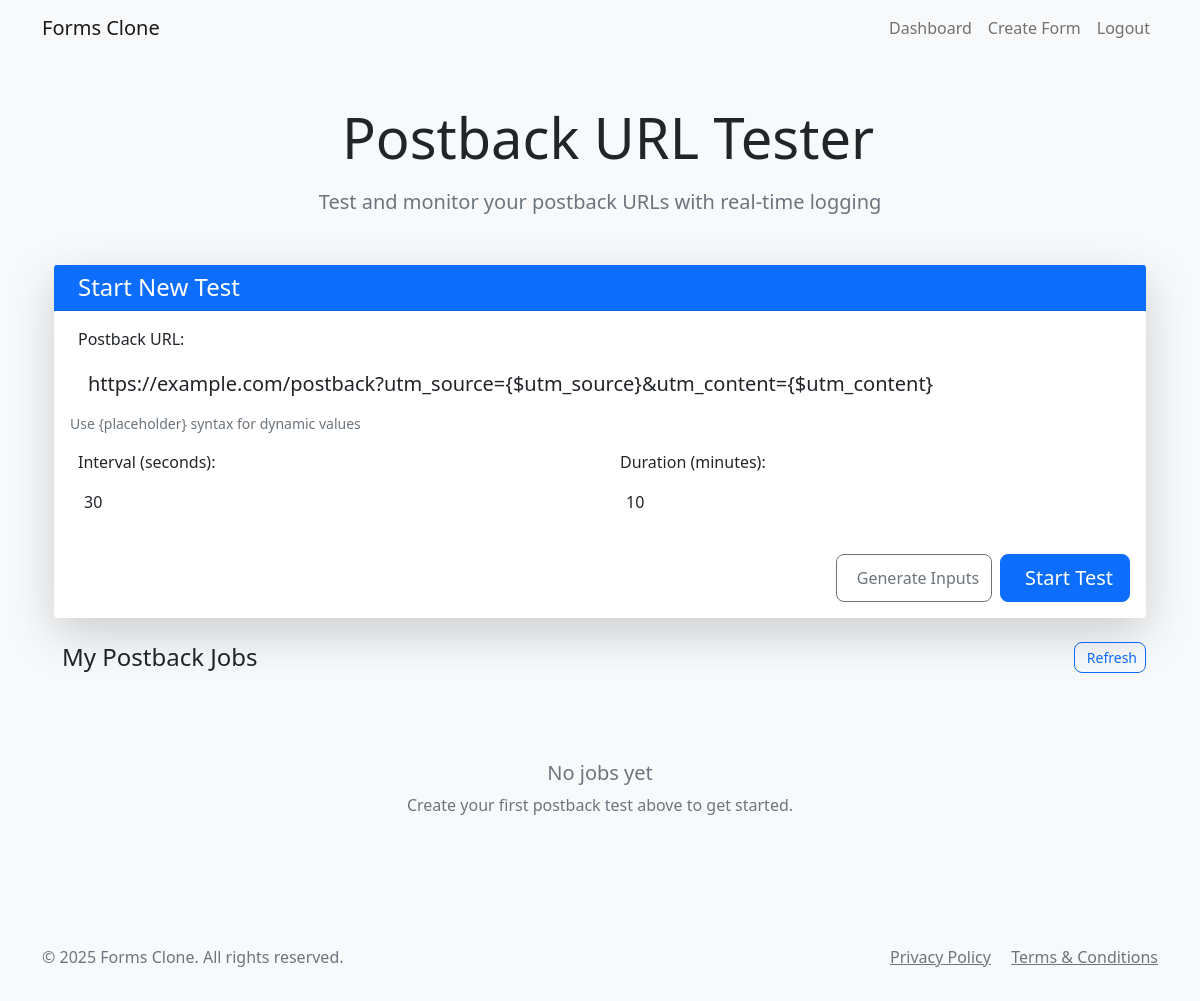
The app's page /postback_tester?postback_id=2 (signed in), older data.
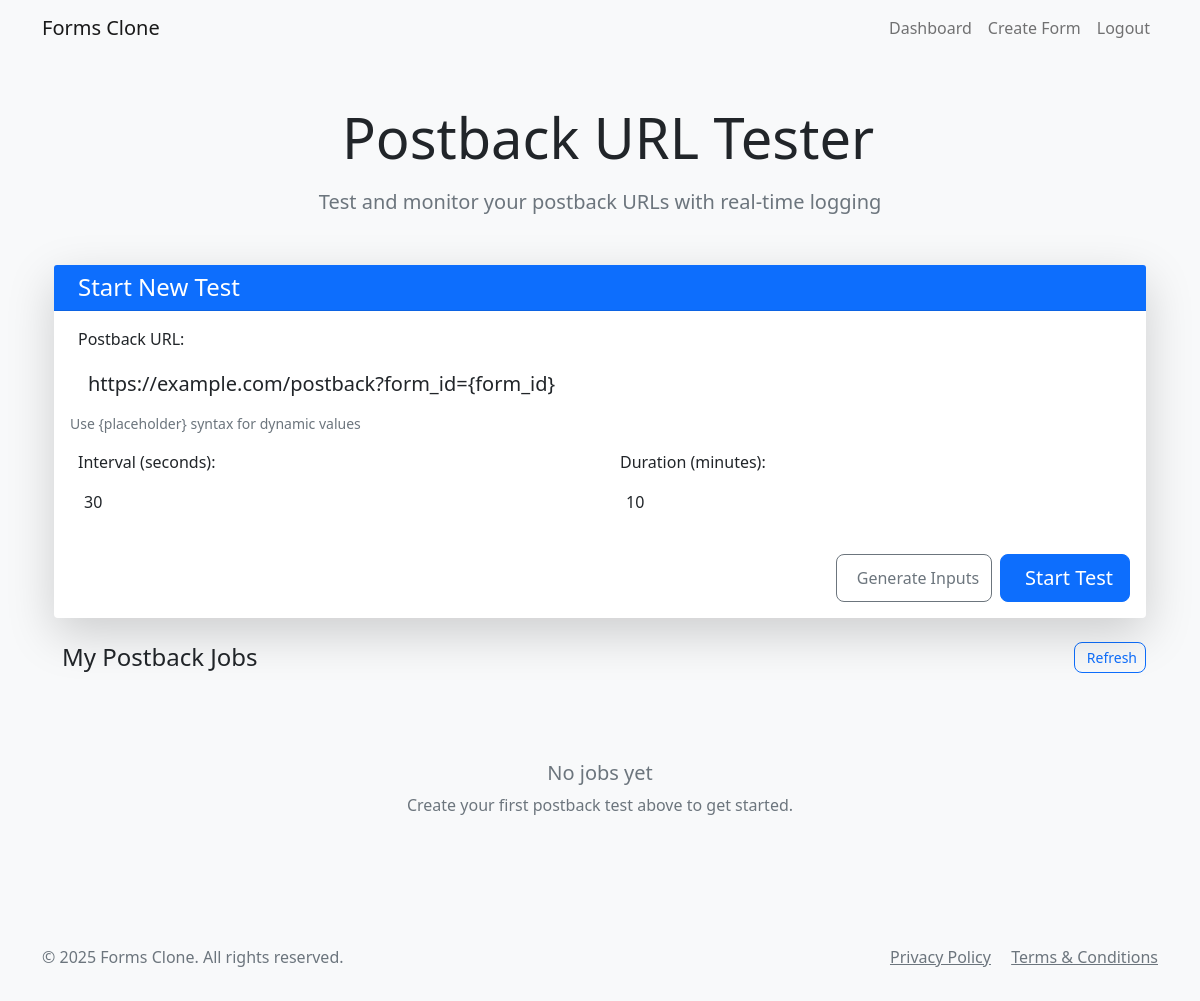
The same page, newer data.
### app.py (models this page shows)
class Postback(db.Model):
    id = db.Column(db.Integer, primary_key=True)
    url = db.Column(db.String(500), nullable=False)
    user_id = db.Column(db.Integer, db.ForeignKey('user.id'), nullable=False)
    created_at = db.Column(db.DateTime, default=datetime.utcnow)

### app.py (the view)
@app.route('/postback_tester')
@login_required
def postback_tester():
    postback_id = request.args.get('postback_id', type=int)
    postback_url = ""
    if postback_id:
        postback = Postback.query.get(postback_id)
        if postback:
            postback_url = postback.url  # Assumes your Postback model has a 'url' field
    jobs = PostbackTesterJob.query.filter_by(user_id=current_user.id).order_by(PostbackTesterJob.created_at.desc()).all()
    logs = {job.id: PostbackTesterLog.query.filter_by(job_id=job.id).all() for job in jobs}
    return render_template('postback_tester.html', jobs=jobs, logs=logs,postback_url=postback_url)

### app.py (called while the page is built)
@app.context_processor
def inject_now():
    return {'now': datetime.now()}

@app.context_processor
def inject_csrf_token():
    return {'csrf_token': lambda: 'dummy_token'}

@login_manager.user_loader
def load_user(user_id):
    return User.query.get(int(user_id))

### templates/postback_tester.html (shortened to what the changed rows need)
{% extends "base.html" %}
{% block content %}
<div class="container my-5">
  <div class="text-center mb-5">
    <h1 class="display-4 mb-3">
      Postback URL Tester
    </h1>
  </div>
  <div class="card shadow-lg mb-4">
    <div class="card-body">
      <form id="postbackForm">
        <div class="row">
          <div class="col-md-12 mb-3">
            <label for="postbackUrl" class="form-label">
              Postback URL:
            </label>
            <input type="text" class="form-control form-control-lg" id="postbackUrl" value="{{ postback_url }}"
              placeholder="https://example.com/postback?user={user_id}&event={event_id}" required />
            <div class="form-text">Use {placeholder} syntax for dynamic values</div>
          </div>
        </div>
      </form>
    </div>
  </div>
</div>
{% endblock %}

Row changes from the older to the newer data that the page shows:
changed Postback: url "https://example.com/postback?utm_source={$utm_source}&utm_content={$utm_content}" → "https://example.com/postback?form_id={form_id}"
